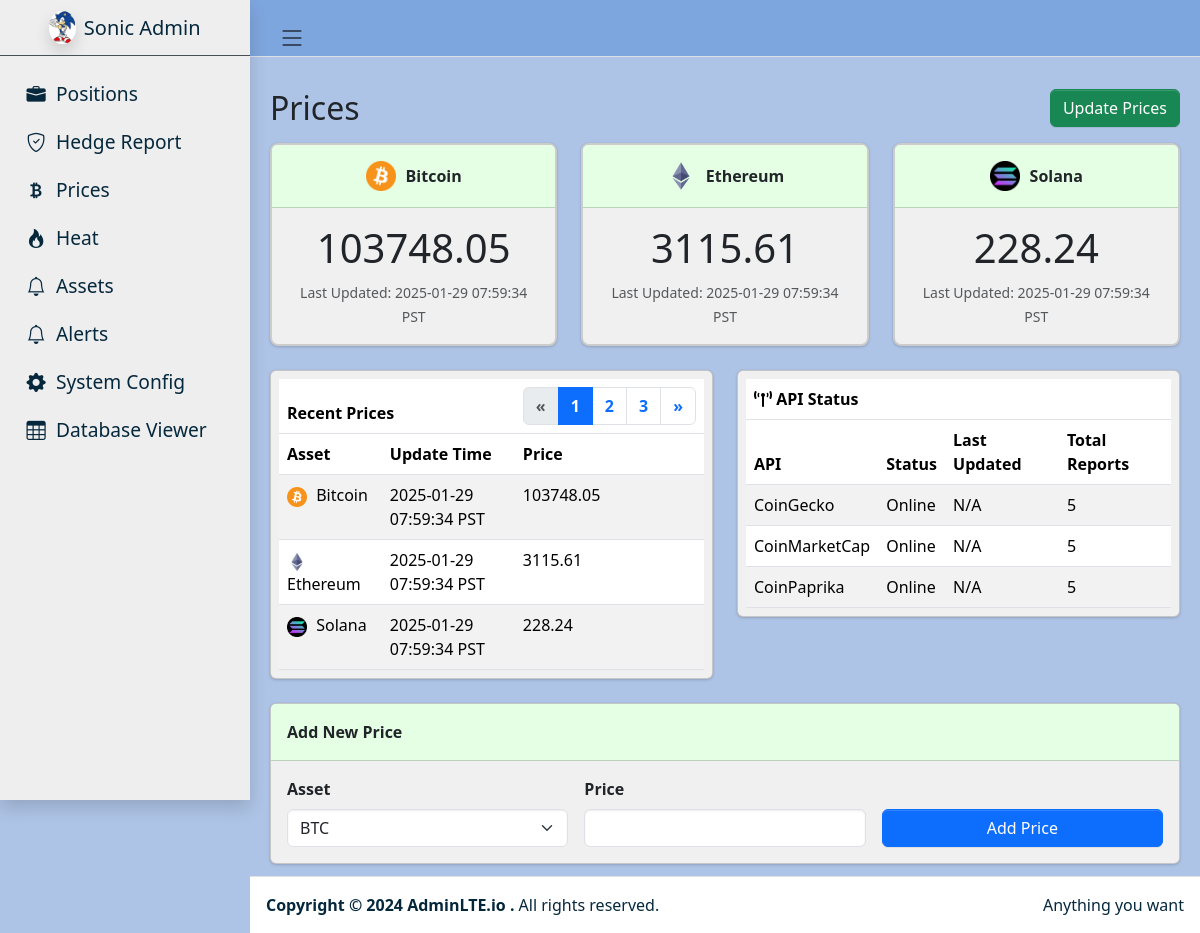
/prices, run on an earlier commit of the app's database.
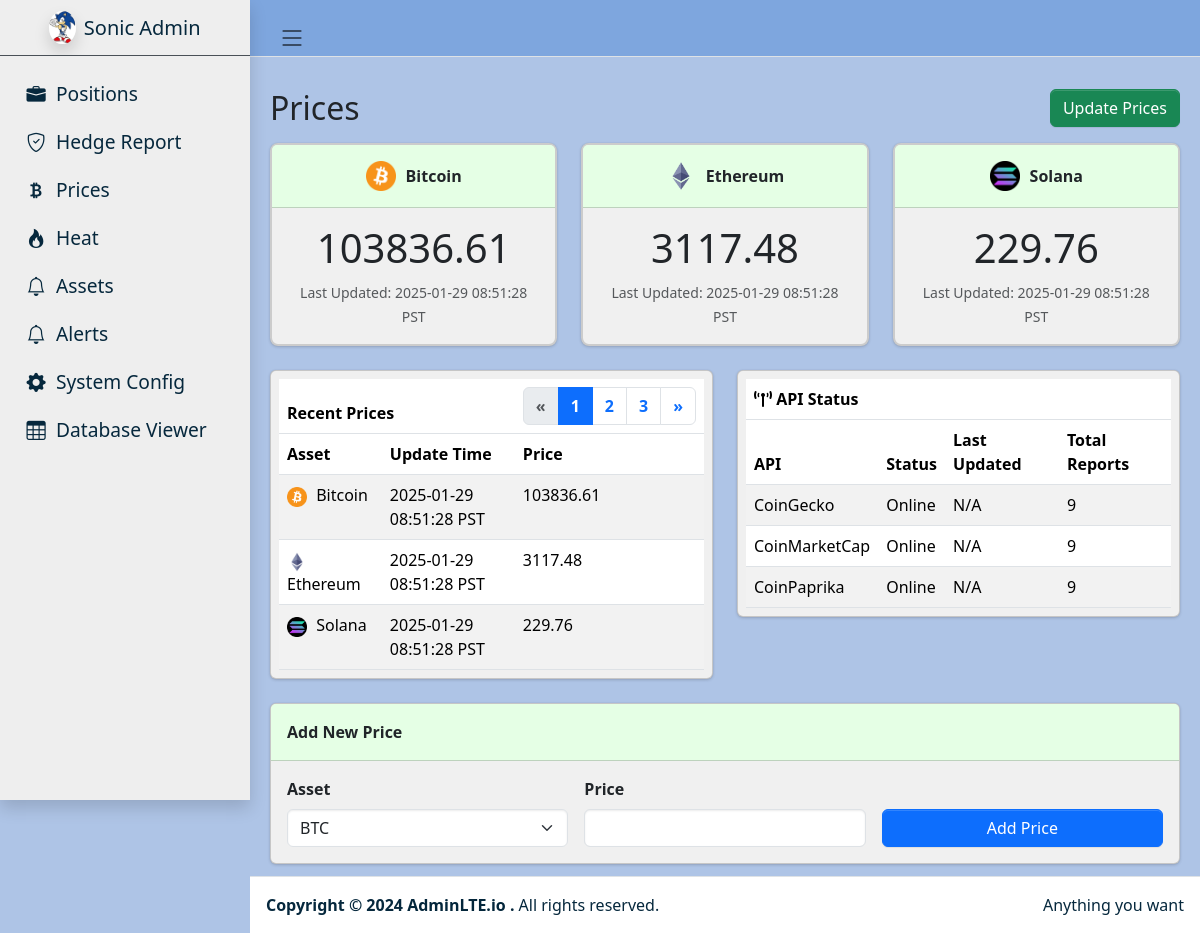
And on a later commit of the database.
### tables this page shows
CREATE TABLE prices (
            id TEXT PRIMARY KEY,
            asset_type TEXT NOT NULL,
            current_price REAL NOT NULL,
            previous_price REAL NOT NULL DEFAULT 0.0,
            last_update_time DATETIME NOT NULL,
            previous_update_time DATETIME,
            source TEXT NOT NULL
        );

CREATE TABLE api_status_counters (
            api_name TEXT PRIMARY KEY,
            total_reports INTEGER NOT NULL DEFAULT 0,
            last_updated DATETIME
        );

### flask_app.py (the view, shortened to what this page needs)
@app.route("/prices", methods=["GET", "POST"])
def prices():
    data_locker = DataLocker(DB_PATH)
    top_prices = _get_top_prices_for_assets(DB_PATH, ["BTC", "ETH", "SOL"])
    recent_prices = _get_recent_prices(DB_PATH, limit=15)
    api_counters = data_locker.read_api_counters()
    return render_template(
        "prices.html",
        prices=top_prices,
        recent_prices=recent_prices,
        api_counters=api_counters
    )

### data_locker.py (called while the page is built)
    def _init_sqlite_if_needed(self):
        if self.conn is None:
            self.conn = sqlite3.connect(self.db_path, check_same_thread=False)
            self.conn.row_factory = sqlite3.Row
        if self.cursor is None:
            self.cursor = self.conn.cursor()

    def read_api_counters(self) -> List[dict]:
        self._init_sqlite_if_needed()
        self.cursor.execute("""
            SELECT api_name, total_reports, last_updated
              FROM api_status_counters
             ORDER BY api_name
        """)
        rows = self.cursor.fetchall()
        results = []
        for r in rows:
            results.append({
                "api_name": r["api_name"],
                "total_reports": r["total_reports"],
                "last_updated": r["last_updated"]
            })
        return results

### flask_app.py (called while the page is built)
def _convert_iso_to_pst(iso_str):
    if not iso_str or iso_str == "N/A":
        return "N/A"
    pst = pytz.timezone("US/Pacific")
    try:
        dt_obj = datetime.fromisoformat(iso_str)
        dt_pst = dt_obj.astimezone(pst)
        return dt_pst.strftime("%Y-%m-%d %H:%M:%S %Z")
    except:
        return "N/A"

def _get_recent_prices(db_path, limit=15):
    conn = sqlite3.connect(db_path)
    conn.row_factory = sqlite3.Row
    cur = conn.cursor()
    cur.execute(f"""
        SELECT asset_type, current_price, last_update_time
          FROM prices
         ORDER BY last_update_time DESC
         LIMIT {limit}
    """)
    rows = cur.fetchall()
    conn.close()
    results = []
    for r in rows:
        iso = r["last_update_time"]
        results.append({
            "asset_type": r["asset_type"],
            "current_price": r["current_price"],
            "last_update_time_pst": _convert_iso_to_pst(iso)
        })
    return results

### templates/prices.html (shortened to what this page needs)
{% extends "sonic_admin.html" %}
{% block content %}
<div class="d-flex justify-content-between align-items-center mb-3">
  <h2 class="text-dark mb-0">Prices</h2>
  <form method="POST" action="{{ url_for('update_prices') }}" id="updatePricesForm">
    <button type="submit" class="btn btn-success">Update Prices</button>
  </form>
</div>
<div class="row row-cols-1 row-cols-md-3 g-4 mb-4">
  {% for p in prices[:3] %}
  <div class="col">
    <div class="card price-box h-100">
      <div class="card-header d-flex align-items-center justify-content-center">
        {% if p.asset_type in ["BTC", "Bitcoin"] %}
          <img src="/static/images/btc_logo.png" alt="BTC"
               style="width: 30px; height: 30px; margin-right: 10px;">
        {% elif p.asset_type in ["ETH", "Ethereum"] %}
          <img src="/static/images/eth_logo.png" alt="ETH"
               style="width: 30px; height: 30px; margin-right: 10px;">
        {% elif p.asset_type in ["SOL", "Solana"] %}
          <img src="/static/images/sol_logo.png" alt="SOL"
               style="width: 30px; height: 30px; margin-right: 10px;">
        {% endif %}
        {% if p.asset_type == "BTC" or p.asset_type == "AssetType.BTC" %}
          <span>Bitcoin</span>
        {% elif p.asset_type == "ETH" or p.asset_type == "AssetType.ETH" %}
          <span>Ethereum</span>
        {% elif p.asset_type == "SOL" or p.asset_type == "AssetType.SOL" %}
          <span>Solana</span>
        {% else %}
          <span>{{ p.asset_type }}</span>
        {% endif %}
      </div>
      <div class="card-body text-center">
        <div class="display-4 mb-2">
          {{ p.current_price|round(2) }}
        </div>
        <small class="text-muted">
          Last Updated: {{ p.last_update_time_pst or "N/A" }}
        </small>
      </div>
    </div>
  </div>
  {% endfor %}
</div>
<div class="row">
  <div class="col-md-6">
    <div class="card mb-4" style="background-color: #F0F0F0;">
      <div class="card-body p-2">
        <table class="table table-striped recent-prices-table w-100 mb-0">
          <thead>
            <tr class="title-row">
              <th colspan="2">Recent Prices</th>
              <th class="text-end">
                <nav>
                  <ul class="pagination justify-content-end m-0">
                    <li class="page-item disabled">
                      <a class="page-link" href="#" tabindex="-1">«</a>
                    </li>
                    <li class="page-item active"><a class="page-link" href="#">1</a></li>
                    <li class="page-item"><a class="page-link" href="#">2</a></li>
                    <li class="page-item"><a class="page-link" href="#">3</a></li>
                    <li class="page-item"><a class="page-link" href="#">»</a></li>
                  </ul>
                </nav>
              </th>
            </tr>
            <tr class="column-header-row">
              <th>Asset</th>
              <th>Update Time</th>
              <th>Price</th>
            </tr>
          </thead>
          <tbody>
            {% if recent_prices is not defined %}
              {% set recent_prices = [] %}
            {% endif %}
            {% for rp in recent_prices[::-1][:10] %}
            <tr>
              <td>
                {% if rp.asset_type in ["BTC", "Bitcoin"] %}
                  <img src="/static/images/btc_logo.png" alt="BTC"
                       style="width:20px; height:20px; margin-right:5px;">
                {% elif rp.asset_type in ["ETH", "Ethereum"] %}
                  <img src="/static/images/eth_logo.png" alt="ETH"
                       style="width:20px; height:20px; margin-right:5px;">
                {% elif rp.asset_type in ["SOL", "Solana"] %}
                  <img src="/static/images/sol_logo.png" alt="SOL"
                       style="width:20px; height:20px; margin-right:5px;">
                {% endif %}
                {% if rp.asset_type == "BTC" or rp.asset_type == "AssetType.BTC" %}
                  <span>Bitcoin</span>
                {% elif rp.asset_type == "ETH" or rp.asset_type == "AssetType.ETH" %}
                  <span>Ethereum</span>
                {% elif rp.asset_type == "SOL" or rp.asset_type == "AssetType.SOL" %}
                  <span>Solana</span>
                {% else %}
                  <span>{{ rp.asset_type }}</span>
                {% endif %}
              </td>
              <td>{{ rp.last_update_time_pst or "N/A" }}</td>
              <td>{{ rp.current_price|round(2) }}</td>
            </tr>
            {% endfor %}
          </tbody>
        </table>
      </div>
    </div>
  </div>
  <div class="col-md-6">
    <div class="card mb-4" style="background-color: #F0F0F0;">
      <div class="card-body p-2">
        <table class="table table-striped w-100 mb-0 api-status-table">
          <thead>
            <tr class="title-row">
              <th colspan="4">
                <i class="fas fa-broadcast-tower"></i> API Status
              </th>
            </tr>
            <tr class="column-header-row">
              <th>API</th>
              <th>Status</th>
              <th>Last Updated</th>
              <th>Total Reports</th>
            </tr>
          </thead>
          <tbody>
            {% for row in api_counters %}
              <tr>
                <td>{{ row.api_name }}</td>
                <td>Online</td>
                <td>N/A</td>
                <td>{{ row.total_reports }}</td>
              </tr>
            {% endfor %}
          </tbody>
        </table>
      </div>
    </div>
  </div>
</div>
<div class="card add-price">
  <div class="card-header">Add New Price</div>
  <div class="card-body">
    <form method="POST" action="{{ url_for('prices') }}">
      <div class="row g-3">
        <div class="col-md-4">
          <label for="asset" class="form-label fw-bold">Asset</label>
          <select class="form-select" id="asset" name="asset" required>
            <option value="BTC">BTC</option>
          </select>
        </div>
        <div class="col-md-4">
          <label for="price" class="form-label fw-bold">Price</label>
          <input
            type="number"
            step="0.01"
            class="form-control"
            id="price"
            name="price"
            required
          />
        </div>
        <div class="col-md-4 d-flex align-items-end">
          <button type="submit" class="btn btn-primary w-100">Add Price</button>
        </div>
      </div>
    </form>
  </div>
</div>
{% endblock %}

### templates/sonic_admin.html (shortened to what this page needs)
<!doctype html>
<html lang="en">
  <head>
    <link
      rel="stylesheet"
      href="https://cdnjs.cloudflare.com/ajax/libs/font-awesome/6.0.0-beta3/css/all.min.css"
    />
    <link
      rel="stylesheet"
      href="https://cdn.jsdelivr.net/npm/@fontsource/source-sans-3@latest/index.css"
    />
    <link
      rel="stylesheet"
      href="https://cdn.jsdelivr.net/npm/overlaysscrollbars@2.10.1/styles/overlaysscrollbars.min.css"
    />
    <link
      rel="stylesheet"
      href="https://cdn.jsdelivr.net/npm/bootstrap-icons@1.11.3/font/bootstrap-icons.min.css"
    />
    <link rel="stylesheet" href="/static/dist/css/adminlte.css" />
  </head>
  <body class="layout-fixed sidebar-expand-lg">
    <div class="app-wrapper">
      <nav class="app-header navbar navbar-expand">
        <div class="container-fluid">
          <ul class="navbar-nav">
            <li class="nav-item">
              <a class="nav-link" data-lte-toggle="sidebar" href="#" role="button">
                <i class="bi bi-list"></i>
              </a>
            </li>
          </ul>
        </div>
      </nav>
      <aside class="app-sidebar shadow" data-bs-theme="dark">
        <div class="sidebar-brand">
          <a href="#" class="brand-link d-flex align-items-center">
            <img
              src="/static/images/sonic.png"
              alt="Sonic Logo"
              class="brand-image rounded-circle shadow"
            />
            <span class="brand-text fw-light ms-2">Sonic Admin</span>
          </a>
        </div>
        <div class="sidebar-wrapper">
          <nav class="mt-2">
            <ul
              class="nav sidebar-menu flex-column"
              data-lte-toggle="treeview"
              role="menu"
              data-accordion="false"
            >
              <li class="nav-item">
                <a href="{{ url_for('positions') }}" class="nav-link">
                  <i class="nav-icon bi bi-briefcase-fill"></i>
                  <p>Positions</p>
                </a>
              </li>
              <li class="nav-item">
                <a href="{{ url_for('hedge_report') }}" class="nav-link">
                  <i class="nav-icon bi bi-shield-check"></i>
                  <p>Hedge Report</p>
                </a>
              </li>
              <li class="nav-item">
                <a href="{{ url_for('prices') }}" class="nav-link">
                  <i class="nav-icon bi bi-currency-bitcoin"></i>
                  <p>Prices</p>
                </a>
              </li>
              <li class="nav-item">
                <a href="{{ url_for('heat') }}" class="nav-link">
                  <i class="nav-icon bi bi-fire"></i>
                  <p>Heat</p>
                </a>
              </li>
              <li class="nav-item">
                <a href="{{ url_for('assets') }}" class="nav-link">
                  <i class="nav-icon bi bi-bell"></i>
                  <p>Assets</p>
                </a>
              </li>
              <li class="nav-item">
                <a href="{{ url_for('alerts') }}" class="nav-link">
                  <i class="nav-icon bi bi-bell"></i>
                  <p>Alerts</p>
                </a>
              </li>
              <li class="nav-item">
                <a href="{{ url_for('system_options') }}" class="nav-link">
                  <i class="nav-icon bi bi-gear-fill"></i>
                  <p>System Config</p>
                </a>
              </li>
              <li class="nav-item">
                <a href="{{ url_for('database_viewer') }}" class="nav-link">
                  <i class="nav-icon bi bi-table"></i>
                  <p>Database Viewer</p>
                </a>
              </li>
            </ul>
          </nav>
        </div>
      </aside>
      <main class="app-main">
        <div class="app-content-header">
        </div>
        <div class="app-content">
          <div class="container-fluid">
            {% block content %}{% endblock content %}
          </div>
        </div>
      </main>
      <footer class="app-footer">
        <div class="float-end d-none d-sm-inline">Anything you want</div>
        <strong>
          Copyright &copy; 2024
          <a href="https://adminlte.io" class="text-decoration-none" style="color: #03263b;">
            AdminLTE.io
          </a>.
        </strong>
        All rights reserved.
      </footer>
    </div>
  </body>
</html>

### templates/sonic_admin.html (style rules this page uses)
body { background-color: #AEC4E6 !important; }
.app-header.navbar { background-color: #7EA6DE !important; }
.navbar .nav-link i.bi-list { font-size: 1.75rem !important; }
.app-sidebar { background-color: #EEEEEE !important; }
.app-sidebar .nav-link { font-size: 1.2rem; color: #06283D !important; }
.sidebar-brand .brand-text { color: #06283D !important; }
.brand-image { width: 40px; height: 40px; object-fit: cover; }
.app-footer { color: #06283D; }

### templates/prices.html (style rules this page uses)
.price-box.card { background-color: #F0F0F0 !important; border: 2px solid #ccc; border-radius: 8px; }
.price-box .card-header { background-color: #e5ffe5 !important; font-weight: bold; }
.price-box .display-4 { font-size: 2.5rem; }
.recent-prices-table.table-striped tbody tr:nth-of-type(odd) { background-color: rgba(0, 0, 0, 0.05); }
.recent-prices-table thead tr.title-row, .api-status-table thead tr.title-row { background-color: #f0e5ff !important; }
.recent-prices-table thead tr.title-row th, .api-status-table thead tr.title-row th { font-weight: bold; }
.card.add-price { background-color: #F0F0F0 !important; }
.card.add-price .card-header { background-color: #e5ffe5 !important; font-weight: bold; }

What changed in the data, as far as the page shows it:
changed prices (number 1 of 3 on the later page): current_price "103748.05" → "103836.61"; last_update_time_pst "2025-01-29 07:59:34 PST" → "2025-01-29 08:51:28 PST"
changed prices (number 2 of 3 on the later page): current_price "3115.61" → "3117.48"; last_update_time_pst "2025-01-29 07:59:34 PST" → "2025-01-29 08:51:28 PST"
changed prices (number 3 of 3 on the later page): current_price "228.24" → "229.76"; last_update_time_pst "2025-01-29 07:59:34 PST" → "2025-01-29 08:51:28 PST"
changed api_status_counters "CoinGecko": total_reports "5" → "9"
changed api_status_counters "CoinMarketCap": total_reports "5" → "9"
changed api_status_counters "CoinPaprika": total_reports "5" → "9"
